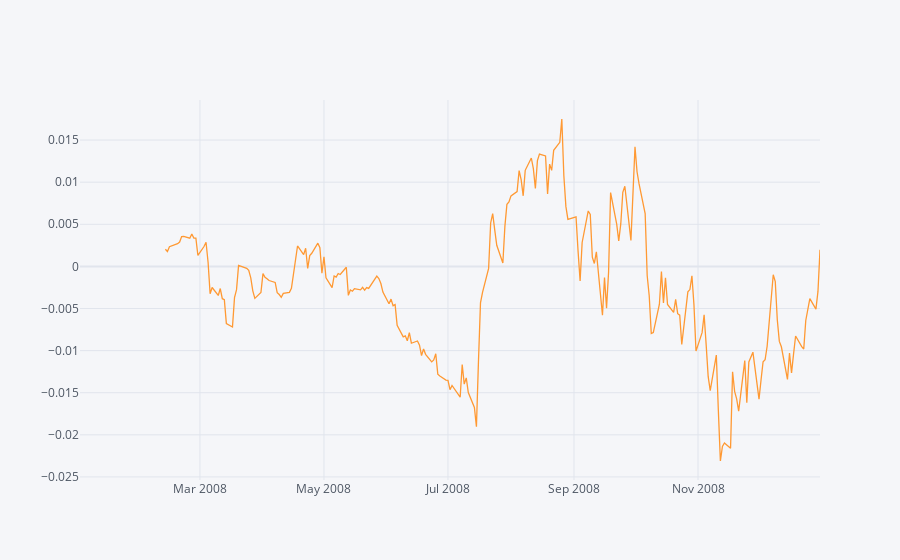

The notebook cell this image was saved under:
### Markdown cell above
## Moving Averages

Let's analyze the moving averages for these stocks in the year 2008. 

** Plot the rolling 30 day average against the Close Price for Bank Of America's stock for the year 2008**

### Code cell
returns.loc['2008-01-01':'2008-12-31']['BAC Return'].rolling(window=30).mean().iplot()

plt.title('Moving Average Bank of America')
plt.legend()  # To show labels of tickers
plt.savefig('moving_average_bac.png')

### Figure 1 — Plotly figure (JSON) as saved in the notebook; plotly's stock layout.template omitted (floating-point values rounded to 4 significant figures; data arrays with more than 128 entries replaced by an {"elided": "..."} marker saying what was removed)
{"data": [{"line": {"color": "rgba(255, 153, 51, 1.0)", "dash": "solid", "shape": "linear", "width": 1.3}, "mode": "lines", "name": "BAC Return", "text": "", "type": "scatter", "x": {"elided": "253 str values"}, "y": {"elided": "253 mixed values"}}], "layout": {"legend": {"bgcolor": "#F5F6F9", "font": {"color": "#4D5663"}}, "paper_bgcolor": "#F5F6F9", "plot_bgcolor": "#F5F6F9", "title": {"font": {"color": "#4D5663"}}, "xaxis": {"gridcolor": "#E1E5ED", "showgrid": true, "tickfont": {"color": "#4D5663"}, "title": {"font": {"color": "#4D5663"}, "text": ""}, "zerolinecolor": "#E1E5ED"}, "yaxis": {"gridcolor": "#E1E5ED", "showgrid": true, "tickfont": {"color": "#4D5663"}, "title": {"font": {"color": "#4D5663"}, "text": ""}, "zerolinecolor": "#E1E5ED"}}}
